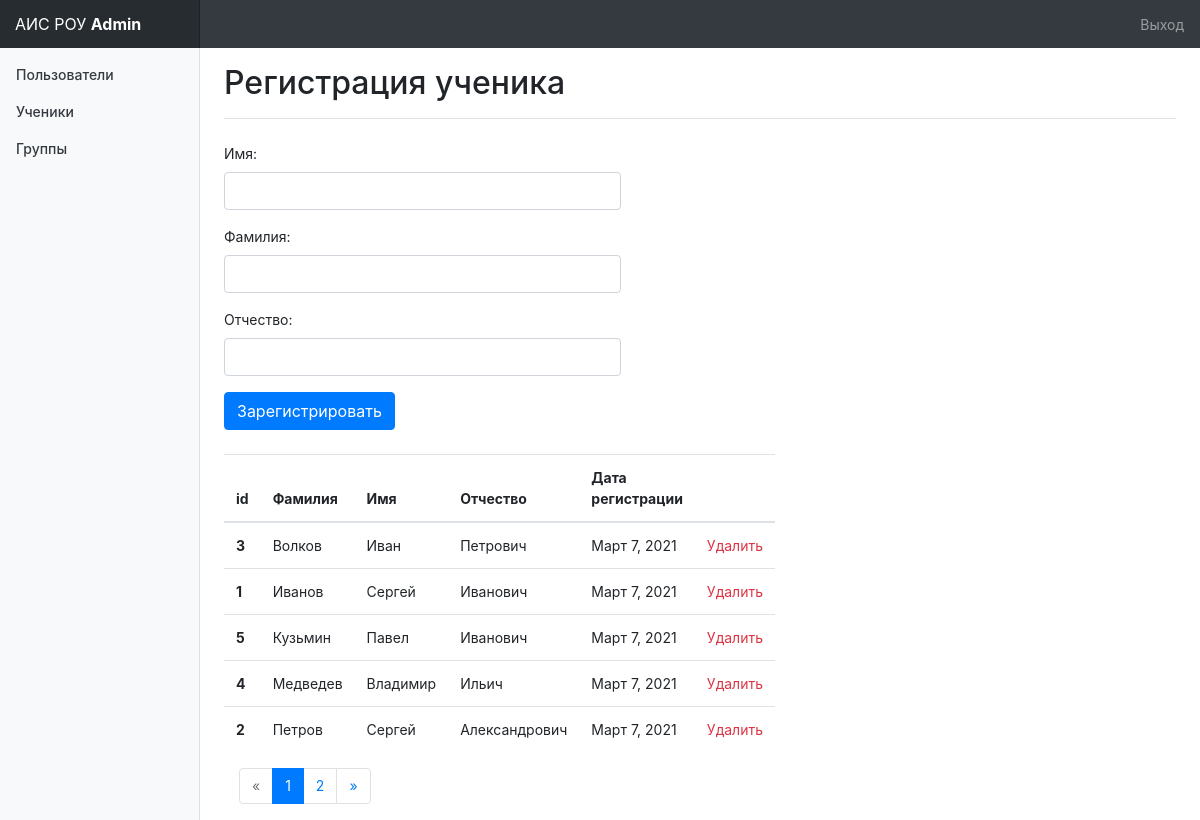
Screenshot of /admin_panel/pupils_registration/ (signed in) with the database file from the repository.
### admin_panel/models.py (models this page shows, shortened)
class Pupil(models.Model):
    last_name = models.CharField(
        'Фамилия',
        max_length=50
    )
    first_name = models.CharField(
        'Имя',
        max_length=50
    )
    middle_name = models.CharField(
        'Отчество',
        null=True,
        max_length=50
    )
    date = models.DateField(
        'Дата регистрации',
        default=datetime.now
    )
    class Meta:
        verbose_name = 'Ученик'
        verbose_name_plural = 'Ученики'

### admin_panel/views.py (the view)
# urls.py: path('pupils_registration/', views.pupils, name='pupils'),
def pupils(request):
    list_pupils = Pupil.objects.all().order_by('last_name')
    paginator = Paginator(list_pupils, 5)
    page = request.GET.get('page')
    page_obj = paginator.get_page(page)
    try:
        list_pupils = paginator.page(page)
    except PageNotAnInteger:
        list_pupils = paginator.page(1)
    except EmptyPage:
        list_pupils = paginator.page(paginator.num_pages)
    if request.user.is_staff:
        if request.method == "POST":
            pupil_form = PupilRegistrationForm(request.POST)
            if pupil_form.is_valid():
                new_pupil = pupil_form.save(commit=False)
                new_pupil.save()
                new_pupil_form = PupilRegistrationForm()
                return render(
                    request,
                    'admin_panel/pupils_registration.html',
                    {
                        'new_pupil': new_pupil,
                        'pupil_registration_form': new_pupil_form,
                        'list_pupils': list_pupils,
                        'page_obj': page_obj
                    }
                )
        else:
            pupil_form = PupilRegistrationForm()
        return render(
            request,
            'admin_panel/pupils_registration.html',
            {
                'pupil_registration_form': pupil_form,
                'pupils': list_pupils,
                'list_pupils': list_pupils,
                'page_obj': page_obj
            }
        )
    else:
        return redirect('/')

### admin_panel/forms.py
class PupilRegistrationForm(forms.ModelForm):
    def __init__(self, *args, **kwargs):
        super(PupilRegistrationForm, self).__init__(*args, **kwargs)
        for field in iter(self.fields):
            self.fields[field].widget.attrs.update(
                {
                    'class': 'form-control col-md-5'
                }
            )
    class Meta:
        model = Pupil
        fields = ('first_name', 'last_name', 'middle_name')

### templates/admin_panel/pupils_registration.html (shortened to what this page needs)
{% extends 'admin_panel/base_admin.html' %}
{% block content %}
    <div class="d-flex justify-content-between flex-wrap flex-md-nowrap align-items-center pb-2 mb-3 border-bottom">
        <h1 class="h2">Регистрация ученика</h1>
    </div>
    <div class="form-group">
        <form method="post" class="my-4 chartjs-render-monitor">
                {{ pupil_registration_form.as_p }}
                <p><input class="btn btn-primary" type="submit" value="Зарегистрировать"></p>
        </form>
    </div>
    <table class="table col-md-5">
      <thead>
        <tr>
          <th scope="col">id</th>
          <th scope="col">Фамилия</th>
          <th scope="col">Имя</th>
          <th scope="col">Отчество</th>
          <th scope="col">Дата регистрации</th>
          <th scope="col"></th>
        </tr>
      </thead>
      <tbody>
            {% for pupil in page_obj %}
            <tr>
              <th scope="row">{{pupil.id}}</th>
              <td>{{pupil.last_name}}</td>
              <td>{{pupil.first_name}}</td>
              <td>{{pupil.middle_name}}</td>
              <td>{{pupil.date}}</td>
              <td><a class="text-danger" href="delete/{{pupil.id}}">Удалить</a></td>
            </tr>
            {% endfor %}
      </tbody>
    </table>
    <div class="col-md-6">
        {% if list_pupils.has_other_pages %}
            <nav aria-label="Page navigation" class="justify-content-center">
              <ul class="pagination">
                {% if list_pupils.has_previous %}
                    <li class="page-item "><a class="page-link" href="?page={{ list_pupils.previous_page_number }}">&laquo;</a></li>
                {% else %}
                    <li class="page-item disabled"><span class="page-link">&laquo;</span></li>
                {% endif %}
                {% for i in list_pupils.paginator.page_range %}
                    {% if list_pupils.number == i %}
                        <li class="page-item active"><span class="page-link">{{ i }}<span class="sr-only">(current)</span></span></li>
                    {% else %}
                        <li class="page-item"><a class="page-link" href="?page={{ i }}">{{ i }}</a></li>
                    {% endif %}
                {% endfor %}
                {% if list_pupils.has_next %}
                  <li class="page-item"><a class="page-link" href="?page={{ list_pupils.next_page_number }}">&raquo;</a></li>
                {% else %}
                  <li class="page-item disabled"><span class="page-link">&raquo;</span></li>
                {% endif %}
              </ul>
            </nav>
        {% endif %}
    </div>
{% endblock %}

### templates/admin_panel/base_admin.html (shortened to what this page needs)
<!DOCTYPE html>
{% load static %}
<html lang="en">
<head>
    <link rel="stylesheet" href="https://stackpath.bootstrapcdn.com/bootstrap/4.3.1/css/bootstrap.min.css">
    <link rel="stylesheet" href="{% static 'css/dashboard.css' %}" />
<body>
<nav class="navbar navbar-dark sticky-top bg-dark flex-md-nowrap p-0">
    <a class="navbar-brand col-sm-3 col-md-2" href="/">АИС РОУ <b>Admin</b></a>
    <ul class="navbar-nav px-3">
              <li class="nav-item text-nowrap">
                {% if user.is_authenticated %}
                    <a class="nav-link" href="{% url 'logout' %}?next=/">
                         Выход
                    </a>
                {% else %}
                    <a class="nav-link" href="{% url 'login' %}?next={{request.path}}">
                        Вход
                    </a>
                {% endif %}
              </li>
      </ul>
</nav>
<div class="container-fluid">
      <div class="row">
        <nav class="col-md-2 d-none d-md-block bg-light sidebar">
          <div class="sidebar-sticky">
            <ul class="nav flex-column">
              <li class="nav-item">
                  <a class="nav-link text-dark" href="{% url 'users' %}">
                         Пользователи
                  </a>
              </li>
              <li class="nav-item">
                  <a class="nav-link text-dark" href="{% url 'pupils' %}">
                         Ученики
                  </a>
              </li>
              <li class="nav-item">
                  <a class="nav-link text-dark" href="{% url 'groups' %}">
                         Группы
                  </a>
              </li>
            </ul>
          </div>
        </nav>
        <main role="main" class="col-md-9 ml-sm-auto col-lg-10 pt-3 px-4">
            {% block content %}{% endblock %}
        </main>
    </div>
</div>
</body>
</html>
    <link href="https://cdn.jsdelivr.net/npm/select2@4.1.0-rc.0/dist/css/select2.min.css" rel="stylesheet" />

### static/css/dashboard.css (style rules this page uses)
body { font-size: .875rem; }
.sidebar { position: fixed; top: 0; bottom: 0; left: 0; z-index: 100; padding: 0; box-shadow: inset -1px 0 0 rgba(0, 0, 0, .1); }
.sidebar-sticky { position: -webkit-sticky; position: sticky; top: 48px; height: calc(100vh - 48px); padding-top: .5rem; overflow-x: hidden; overflow-y: auto; }
.sidebar .nav-link { font-weight: 500; color: #333; }
.navbar-brand { padding-top: .75rem; padding-bottom: .75rem; font-size: 1rem; background-color: rgba(0, 0, 0, .25); box-shadow: inset -1px 0 0 rgba(0, 0, 0, .25); }
.border-bottom { border-bottom: 1px solid #e5e5e5; }

### rows the page displays
Pupil: id "3", last_name "Волков", first_name "Иван", middle_name "Петрович", date "Март 7, 2021"
Pupil: id "1", last_name "Иванов", first_name "Сергей", middle_name "Иванович", date "Март 7, 2021"
Pupil: id "5", last_name "Кузьмин", first_name "Павел", middle_name "Иванович", date "Март 7, 2021"
Pupil: id "4", last_name "Медведев", first_name "Владимир", middle_name "Ильич", date "Март 7, 2021"
Pupil: id "2", last_name "Петров", first_name "Сергей", middle_name "Александрович", date "Март 7, 2021"

### other values shown
{{ i }} "1"
{{ i }} "2"
